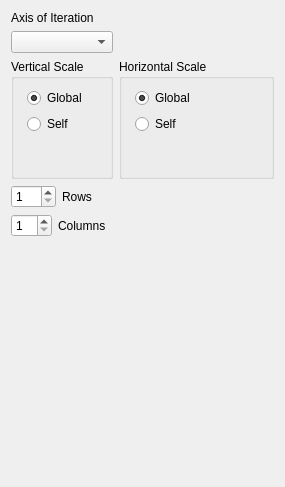
<?xml version="1.0" encoding="UTF-8"?>
<ui version="4.0">
 <class>IterateTab</class>
 <widget class="QWidget" name="IterateTab">
  <property name="geometry">
   <rect>
    <x>0</x>
    <y>0</y>
    <width>285</width>
    <height>487</height>
   </rect>
  </property>
  <property name="windowTitle">
   <string>Form</string>
  </property>
  <layout class="QGridLayout" name="gridLayout">
   <item row="0" column="0">
    <widget class="QLabel" name="iterationAxisChooserLabel">
     <property name="text">
      <string>Axis of Iteration</string>
     </property>
    </widget>
   </item>
   <item row="1" column="0">
    <widget class="QComboBox" name="iterationAxisChooser">
     <property name="toolTip">
      <string>&lt;html&gt;&lt;head&gt;&lt;meta name=&quot;qrichtext&quot; content=&quot;1&quot; /&gt;&lt;style type=&quot;text/css&quot;&gt;
p, li { white-space: pre-wrap; }
&lt;/style&gt;&lt;/head&gt;&lt;body style=&quot; font-family:'Sans Serif'; font-size:9pt; font-weight:400; font-style:normal;&quot;&gt;
&lt;p style=&quot; margin-top:0px; margin-bottom:0px; margin-left:0px; margin-right:0px; -qt-block-indent:0; text-indent:0px;&quot;&gt;Choose what quantity will vary from plot to plot&lt;/p&gt;&lt;/body&gt;&lt;/html&gt;</string>
     </property>
    </widget>
   </item>
   <item row="1" column="1">
    <spacer name="horizontalSpacer">
     <property name="orientation">
      <enum>Qt::Horizontal</enum>
     </property>
     <property name="sizeHint" stdset="0">
      <size>
       <width>125</width>
       <height>20</height>
      </size>
     </property>
    </spacer>
   </item>
   <item row="2" column="0">
    <widget class="QGroupBox" name="VertAxisSharingGroup">
     <property name="enabled">
      <bool>true</bool>
     </property>
     <property name="minimumSize">
      <size>
       <width>100</width>
       <height>120</height>
      </size>
     </property>
     <property name="toolTip">
      <string>&lt;html&gt;&lt;head&gt;&lt;meta name=&quot;qrichtext&quot; content=&quot;1&quot; /&gt;&lt;style type=&quot;text/css&quot;&gt;
p, li { white-space: pre-wrap; }
&lt;/style&gt;&lt;/head&gt;&lt;body style=&quot; font-family:'Sans Serif'; font-size:9pt; font-weight:400; font-style:normal;&quot;&gt;
&lt;p style=&quot; margin-top:0px; margin-bottom:0px; margin-left:0px; margin-right:0px; -qt-block-indent:0; text-indent:0px;&quot;&gt;Where to draw vertical axis tic marks - once on  the left for whole row, for each plot, ...&lt;/p&gt;&lt;/body&gt;&lt;/html&gt;</string>
     </property>
     <property name="title">
      <string>Vertical Scale</string>
     </property>
     <layout class="QFormLayout" name="formLayout">
      <item row="0" column="0">
       <layout class="QVBoxLayout">
        <property name="leftMargin">
         <number>4</number>
        </property>
        <property name="bottomMargin">
         <number>4</number>
        </property>
        <item>
         <widget class="QRadioButton" name="VertAxisRadio_common">
          <property name="enabled">
           <bool>true</bool>
          </property>
          <property name="text">
           <string>Global</string>
          </property>
          <property name="checked">
           <bool>true</bool>
          </property>
          <property name="autoRepeat">
           <bool>false</bool>
          </property>
         </widget>
        </item>
        <item>
         <widget class="QRadioButton" name="VertAxisRadio_indiv">
          <property name="enabled">
           <bool>true</bool>
          </property>
          <property name="text">
           <string>Self</string>
          </property>
         </widget>
        </item>
       </layout>
      </item>
     </layout>
    </widget>
   </item>
   <item row="2" column="1">
    <widget class="QGroupBox" name="HorizAxisSharingGroup">
     <property name="enabled">
      <bool>true</bool>
     </property>
     <property name="minimumSize">
      <size>
       <width>100</width>
       <height>120</height>
      </size>
     </property>
     <property name="toolTip">
      <string>&lt;html&gt;&lt;head&gt;&lt;meta name=&quot;qrichtext&quot; content=&quot;1&quot; /&gt;&lt;style type=&quot;text/css&quot;&gt;
p, li { white-space: pre-wrap; }
&lt;/style&gt;&lt;/head&gt;&lt;body style=&quot; font-family:'Sans Serif'; font-size:9pt; font-weight:400; font-style:normal;&quot;&gt;
&lt;p style=&quot; margin-top:0px; margin-bottom:0px; margin-left:0px; margin-right:0px; -qt-block-indent:0; text-indent:0px;&quot;&gt;Where to draw horizontal axis tic marks - once on  the left for whole row, for each plot, ...&lt;/p&gt;&lt;/body&gt;&lt;/html&gt;</string>
     </property>
     <property name="title">
      <string>Horizontal Scale</string>
     </property>
     <layout class="QFormLayout" name="formLayout_2">
      <item row="0" column="0">
       <layout class="QVBoxLayout">
        <property name="leftMargin">
         <number>4</number>
        </property>
        <item>
         <widget class="QRadioButton" name="HorizAxisRadio_common">
          <property name="text">
           <string>Global</string>
          </property>
          <property name="checked">
           <bool>true</bool>
          </property>
          <property name="autoRepeat">
           <bool>false</bool>
          </property>
         </widget>
        </item>
        <item>
         <widget class="QRadioButton" name="HorizAxisRadio_indiv">
          <property name="enabled">
           <bool>true</bool>
          </property>
          <property name="text">
           <string>Self</string>
          </property>
         </widget>
        </item>
       </layout>
      </item>
     </layout>
    </widget>
   </item>
   <item row="3" column="0" colspan="2">
    <layout class="QHBoxLayout">
     <item>
      <layout class="QVBoxLayout">
       <item>
        <layout class="QHBoxLayout">
         <item>
          <widget class="QSpinBox" name="nRowsSpinBox">
           <property name="enabled">
            <bool>true</bool>
           </property>
           <property name="toolTip">
            <string>&lt;html&gt;&lt;head&gt;&lt;meta name=&quot;qrichtext&quot; content=&quot;1&quot; /&gt;&lt;style type=&quot;text/css&quot;&gt;
p, li { white-space: pre-wrap; }
&lt;/style&gt;&lt;/head&gt;&lt;body style=&quot; font-family:'Sans Serif'; font-size:9pt; font-weight:400; font-style:normal;&quot;&gt;
&lt;p style=&quot; margin-top:0px; margin-bottom:0px; margin-left:0px; margin-right:0px; -qt-block-indent:0; text-indent:0px;&quot;&gt;How many rows of plots to squeeze on each page?&lt;/p&gt;&lt;/body&gt;&lt;/html&gt;</string>
           </property>
           <property name="minimum">
            <number>1</number>
           </property>
           <property name="maximum">
            <number>30</number>
           </property>
           <property name="value">
            <number>1</number>
           </property>
          </widget>
         </item>
         <item>
          <widget class="QLabel" name="rowsLabel">
           <property name="enabled">
            <bool>true</bool>
           </property>
           <property name="text">
            <string>Rows</string>
           </property>
          </widget>
         </item>
        </layout>
       </item>
       <item>
        <layout class="QHBoxLayout">
         <item>
          <widget class="QSpinBox" name="nColsSpinBox">
           <property name="enabled">
            <bool>true</bool>
           </property>
           <property name="toolTip">
            <string>&lt;html&gt;&lt;head&gt;&lt;meta name=&quot;qrichtext&quot; content=&quot;1&quot; /&gt;&lt;style type=&quot;text/css&quot;&gt;
p, li { white-space: pre-wrap; }
&lt;/style&gt;&lt;/head&gt;&lt;body style=&quot; font-family:'Sans Serif'; font-size:9pt; font-weight:400; font-style:normal;&quot;&gt;
&lt;p style=&quot; margin-top:0px; margin-bottom:0px; margin-left:0px; margin-right:0px; -qt-block-indent:0; text-indent:0px;&quot;&gt;How many columns of plots to squeeze onto each page?&lt;/p&gt;&lt;/body&gt;&lt;/html&gt;</string>
           </property>
           <property name="minimum">
            <number>1</number>
           </property>
           <property name="maximum">
            <number>30</number>
           </property>
           <property name="value">
            <number>1</number>
           </property>
          </widget>
         </item>
         <item>
          <widget class="QLabel" name="columnsLabel">
           <property name="enabled">
            <bool>true</bool>
           </property>
           <property name="text">
            <string>Columns</string>
           </property>
          </widget>
         </item>
        </layout>
       </item>
      </layout>
     </item>
     <item>
      <spacer>
       <property name="orientation">
        <enum>Qt::Horizontal</enum>
       </property>
       <property name="sizeHint" stdset="0">
        <size>
         <width>40</width>
         <height>20</height>
        </size>
       </property>
      </spacer>
     </item>
    </layout>
   </item>
   <item row="4" column="0">
    <spacer>
     <property name="orientation">
      <enum>Qt::Vertical</enum>
     </property>
     <property name="sizeHint" stdset="0">
      <size>
       <width>95</width>
       <height>218</height>
      </size>
     </property>
    </spacer>
   </item>
  </layout>
 </widget>
 <resources/>
 <connections/>
</ui>
